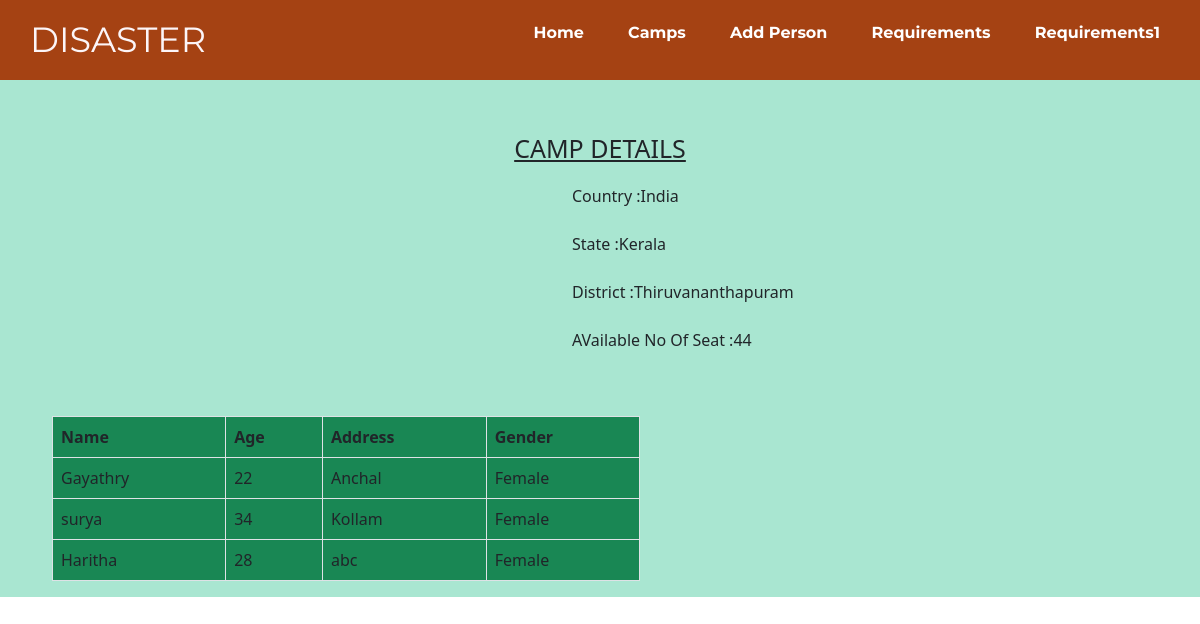
The app's page /viewmore?id=C101 with its own data.
### flood/models.py (models this page shows)
class floods(models.Model):
    Camp_id=models.CharField(max_length=6)
    Camp_Name=models.CharField(max_length=35)
    Name=models.CharField(max_length=540)
    Mailid=models.CharField(max_length=140)
    Password=models.CharField(max_length=100)
    Camp_address=models.CharField(max_length=300)
    District=models.CharField(max_length=100)
    State=models.CharField(max_length=140)
    Country=models.CharField(max_length=140)
    Pincode=models.IntegerField()
    img=models.ImageField(upload_to="pics")
    Total_noof_capacity=models.CharField(max_length=140)

class form(models.Model):
     Camp_Id=models.CharField(max_length=6)
     Name=models.CharField(max_length=36)
     Age=models.IntegerField()
     Gender=models.CharField( max_length=32)
     Address=models.CharField(max_length=45)
     Contact=models.IntegerField()

### flood/views.py (the view)
# urls.py: path('viewmore',views.mores),
def mores(request):
     b=request.GET['id']
     data=floods.objects.get(Camp_id=b)
     ab=form.objects.filter(Camp_Id=b)
     return render(request,'details.html',{'b':data,'h':ab})

### flood/templates/details.html
{% extends 'home.html' %}
{% block content %}
    <div class="container-fluid" id="c2">
        <div class="row">
                <div class="col-lg-12 col-md-12" >
                    <p>CAMP DETAILS</p>
        <div id="e1"> Country :{{b.Country}}</div><br>
        <div id="f1">State  :{{b.State}}</div><br>
        <div id="g1">District :{{b.District}}</div><br>
        <div id="h1">AVailable No Of Seat :{{b.Total_noof_capacity}}</div><br>
        </div>
            </div>
             <div class="row">
                <div class="col-md-12">
                    <table class="table table-bordered w-50 bg-success" id="c1" >
                        <tr>
                            <th >Name</th>
                            <th >Age</th>
                            <th >Address</th>
                            <th>Gender</th>
                        </tr>
                        {% for i in h %}
                    <tr>
                    <td>{{i.Name}}</td>
                    <td>{{i.Age}}</td>
                    <td>{{i.Address}}</td>
                    <td>{{i.Gender}}</td>
                    </tr>
                    {% endfor %}
                    </table>
                </div>
             </div>
             </div>
            {% endblock %}

### flood/static/css/flood.css (style rules this page uses)
* { padding: 0;margin: 0;list-style: none; }
body { font-family: montserrat; width: 100%; }
div p { text-align:center ; margin-top: 50px;font-size: 25px; }
#e1 { margin-left: 560px; }
#f1 { margin-left: 560px; }
#g1 { margin-left: 560px; }
#h1 { margin-left: 560px; }
#c2 { background-color: rgb(169, 230, 209); width:100%; }
p { text-decoration: underline; }
#c1 { margin-top:40px; margin-left: 40px; }

### records on screen
floods: Country "India", State "Kerala", District "Thiruvananthapuram", Total_noof_capacity "44"
form: Name "Gayathry", Age "22", Address "Anchal", Gender "Female"
form: Name "surya", Age "34", Address "Kollam", Gender "Female"
form: Name "Haritha", Age "28", Address "abc", Gender "Female"
